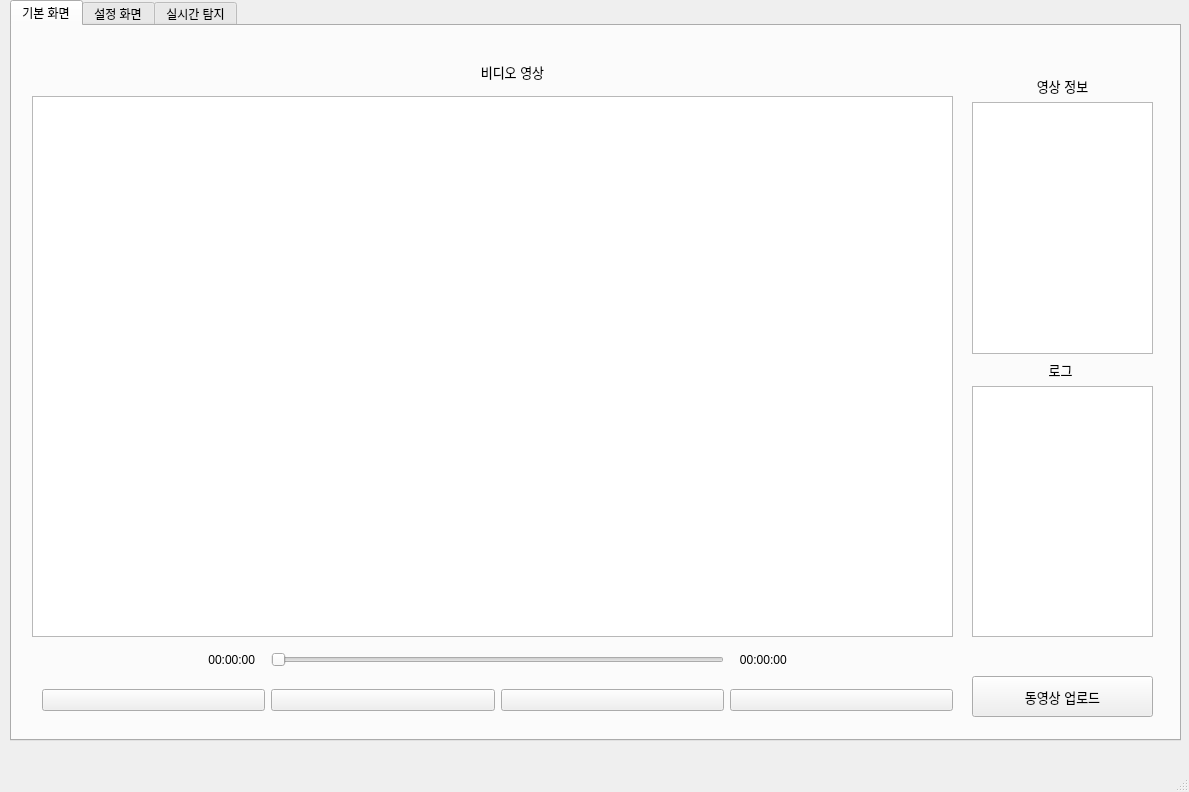
<?xml version="1.0" encoding="UTF-8"?>
<ui version="4.0">
 <class>MainWindow</class>
 <widget class="QMainWindow" name="MainWindow">
  <property name="geometry">
   <rect>
    <x>0</x>
    <y>0</y>
    <width>1189</width>
    <height>792</height>
   </rect>
  </property>
  <property name="windowTitle">
   <string>MainWindow</string>
  </property>
  <widget class="QWidget" name="centralwidget">
   <widget class="QTabWidget" name="on_air_detection">
    <property name="enabled">
     <bool>true</bool>
    </property>
    <property name="geometry">
     <rect>
      <x>10</x>
      <y>0</y>
      <width>1171</width>
      <height>741</height>
     </rect>
    </property>
    <property name="currentIndex">
     <number>0</number>
    </property>
    <property name="documentMode">
     <bool>false</bool>
    </property>
    <widget class="QWidget" name="tab">
     <attribute name="title">
      <string>기본 화면</string>
     </attribute>
     <widget class="QGraphicsView" name="graphicsView">
      <property name="geometry">
       <rect>
        <x>20</x>
        <y>70</y>
        <width>921</width>
        <height>541</height>
       </rect>
      </property>
     </widget>
     <widget class="QWidget" name="gridLayoutWidget">
      <property name="geometry">
       <rect>
        <x>30</x>
        <y>610</y>
        <width>911</width>
        <height>91</height>
       </rect>
      </property>
      <layout class="QGridLayout" name="gridLayout">
       <item row="1" column="3">
        <widget class="QPushButton" name="btn_stop_start">
         <property name="text">
          <string/>
         </property>
         <property name="icon">
          <iconset>
           <normaloff>pause.png</normaloff>pause.png</iconset>
         </property>
        </widget>
       </item>
       <item row="1" column="0">
        <widget class="QPushButton" name="btn_pause">
         <property name="text">
          <string/>
         </property>
         <property name="icon">
          <iconset>
           <normaloff>play.png</normaloff>play.png</iconset>
         </property>
         <property name="autoExclusive">
          <bool>false</bool>
         </property>
         <property name="autoRepeatDelay">
          <number>300</number>
         </property>
        </widget>
       </item>
       <item row="0" column="4">
        <widget class="QLabel" name="Total_length">
         <property name="text">
          <string>   00:00:00</string>
         </property>
        </widget>
       </item>
       <item row="0" column="2" colspan="2">
        <widget class="QSlider" name="Video_bar">
         <property name="orientation">
          <enum>Qt::Horizontal</enum>
         </property>
        </widget>
       </item>
       <item row="1" column="2">
        <widget class="QPushButton" name="btn_prev">
         <property name="text">
          <string/>
         </property>
         <property name="icon">
          <iconset>
           <normaloff>go_back.png</normaloff>go_back.png</iconset>
         </property>
        </widget>
       </item>
       <item row="0" column="0">
        <widget class="QLabel" name="Current">
         <property name="font">
          <font>
           <pointsize>9</pointsize>
          </font>
         </property>
         <property name="text">
          <string>00:00:00   </string>
         </property>
         <property name="alignment">
          <set>Qt::AlignRight|Qt::AlignTrailing|Qt::AlignVCenter</set>
         </property>
        </widget>
       </item>
       <item row="1" column="4">
        <widget class="QPushButton" name="btn_forward">
         <property name="text">
          <string/>
         </property>
         <property name="icon">
          <iconset>
           <normaloff>go_forward.png</normaloff>go_forward.png</iconset>
         </property>
        </widget>
       </item>
      </layout>
     </widget>
     <widget class="QWidget" name="verticalLayoutWidget">
      <property name="geometry">
       <rect>
        <x>960</x>
        <y>50</y>
        <width>181</width>
        <height>561</height>
       </rect>
      </property>
      <layout class="QVBoxLayout" name="verticalLayout">
       <item>
        <widget class="QLabel" name="Video_info">
         <property name="font">
          <font>
           <pointsize>10</pointsize>
          </font>
         </property>
         <property name="text">
          <string>영상 정보</string>
         </property>
         <property name="alignment">
          <set>Qt::AlignCenter</set>
         </property>
        </widget>
       </item>
       <item>
        <widget class="QTextBrowser" name="Video_info_text">
         <property name="enabled">
          <bool>true</bool>
         </property>
        </widget>
       </item>
       <item>
        <widget class="QLabel" name="Log">
         <property name="font">
          <font>
           <pointsize>10</pointsize>
          </font>
         </property>
         <property name="text">
          <string>로그 </string>
         </property>
         <property name="alignment">
          <set>Qt::AlignCenter</set>
         </property>
        </widget>
       </item>
       <item>
        <widget class="QListWidget" name="Log_text"/>
       </item>
      </layout>
     </widget>
     <widget class="QPushButton" name="Video_upload">
      <property name="geometry">
       <rect>
        <x>960</x>
        <y>650</y>
        <width>181</width>
        <height>41</height>
       </rect>
      </property>
      <property name="font">
       <font>
        <pointsize>10</pointsize>
       </font>
      </property>
      <property name="text">
       <string>동영상 업로드</string>
      </property>
     </widget>
     <widget class="QLabel" name="Log_5">
      <property name="geometry">
       <rect>
        <x>360</x>
        <y>10</y>
        <width>281</width>
        <height>71</height>
       </rect>
      </property>
      <property name="font">
       <font>
        <pointsize>10</pointsize>
       </font>
      </property>
      <property name="text">
       <string>비디오 영상</string>
      </property>
      <property name="alignment">
       <set>Qt::AlignCenter</set>
      </property>
     </widget>
    </widget>
    <widget class="QWidget" name="tab_2">
     <attribute name="title">
      <string>설정 화면</string>
     </attribute>
     <widget class="QGroupBox" name="groupBox">
      <property name="geometry">
       <rect>
        <x>270</x>
        <y>30</y>
        <width>591</width>
        <height>141</height>
       </rect>
      </property>
      <property name="font">
       <font>
        <pointsize>10</pointsize>
       </font>
      </property>
      <property name="title">
       <string>경고 알림음 (Alert sound)</string>
      </property>
      <property name="alignment">
       <set>Qt::AlignBottom|Qt::AlignLeading|Qt::AlignLeft</set>
      </property>
      <widget class="QWidget" name="gridLayoutWidget_2">
       <property name="geometry">
        <rect>
         <x>10</x>
         <y>40</y>
         <width>541</width>
         <height>80</height>
        </rect>
       </property>
       <layout class="QGridLayout" name="gridLayout_2">
        <item row="0" column="1">
         <widget class="QCheckBox" name="checkBox2">
          <property name="text">
           <string>Off</string>
          </property>
         </widget>
        </item>
        <item row="0" column="0">
         <widget class="QLabel" name="label_4">
          <property name="text">
           <string>뮤트(Mute)  </string>
          </property>
          <property name="alignment">
           <set>Qt::AlignRight|Qt::AlignTrailing|Qt::AlignVCenter</set>
          </property>
         </widget>
        </item>
       </layout>
      </widget>
     </widget>
     <widget class="QGroupBox" name="groupBox_3">
      <property name="geometry">
       <rect>
        <x>270</x>
        <y>190</y>
        <width>591</width>
        <height>161</height>
       </rect>
      </property>
      <property name="font">
       <font>
        <family>굴림</family>
        <pointsize>10</pointsize>
       </font>
      </property>
      <property name="title">
       <string>영상 (Video)</string>
      </property>
      <widget class="QWidget" name="gridLayoutWidget_4">
       <property name="geometry">
        <rect>
         <x>10</x>
         <y>40</y>
         <width>541</width>
         <height>91</height>
        </rect>
       </property>
       <layout class="QGridLayout" name="gridLayout_4">
        <item row="0" column="0">
         <widget class="QLabel" name="label_7">
          <property name="text">
           <string>위험상황 기준 전후 상황 기록  </string>
          </property>
          <property name="alignment">
           <set>Qt::AlignRight|Qt::AlignTrailing|Qt::AlignVCenter</set>
          </property>
         </widget>
        </item>
        <item row="0" column="1">
         <widget class="QComboBox" name="comboBox">
          <property name="currentText">
           <string>±3초</string>
          </property>
          <property name="currentIndex">
           <number>0</number>
          </property>
          <property name="placeholderText">
           <string>5</string>
          </property>
          <item>
           <property name="text">
            <string>±3초</string>
           </property>
          </item>
          <item>
           <property name="text">
            <string>±5초</string>
           </property>
          </item>
          <item>
           <property name="text">
            <string>±7초</string>
           </property>
          </item>
         </widget>
        </item>
        <item row="1" column="0">
         <widget class="QLabel" name="label_8">
          <property name="text">
           <string>건너뛰기 간격  </string>
          </property>
          <property name="alignment">
           <set>Qt::AlignRight|Qt::AlignTrailing|Qt::AlignVCenter</set>
          </property>
         </widget>
        </item>
        <item row="1" column="1">
         <widget class="QComboBox" name="comboBox_2">
          <property name="currentText">
           <string>5초</string>
          </property>
          <property name="currentIndex">
           <number>0</number>
          </property>
          <property name="placeholderText">
           <string>5</string>
          </property>
          <item>
           <property name="text">
            <string>5초</string>
           </property>
          </item>
          <item>
           <property name="text">
            <string>10초</string>
           </property>
          </item>
          <item>
           <property name="text">
            <string>15초</string>
           </property>
          </item>
         </widget>
        </item>
       </layout>
      </widget>
     </widget>
    </widget>
    <widget class="QWidget" name="tab_3">
     <attribute name="title">
      <string>실시간 탐지</string>
     </attribute>
     <widget class="QPushButton" name="btn_start_detection">
      <property name="geometry">
       <rect>
        <x>20</x>
        <y>550</y>
        <width>921</width>
        <height>81</height>
       </rect>
      </property>
      <property name="font">
       <font>
        <family>한컴 고딕</family>
        <pointsize>15</pointsize>
       </font>
      </property>
      <property name="text">
       <string>탐지 시작</string>
      </property>
     </widget>
     <widget class="QLabel" name="Log_2">
      <property name="geometry">
       <rect>
        <x>820</x>
        <y>50</y>
        <width>81</width>
        <height>51</height>
       </rect>
      </property>
      <property name="font">
       <font>
        <pointsize>10</pointsize>
       </font>
      </property>
      <property name="text">
       <string>로그 </string>
      </property>
      <property name="alignment">
       <set>Qt::AlignCenter</set>
      </property>
     </widget>
     <widget class="QListWidget" name="Log_text_2">
      <property name="geometry">
       <rect>
        <x>777</x>
        <y>100</y>
        <width>161</width>
        <height>431</height>
       </rect>
      </property>
     </widget>
     <widget class="QGraphicsView" name="on_air_camera">
      <property name="geometry">
       <rect>
        <x>20</x>
        <y>100</y>
        <width>741</width>
        <height>431</height>
       </rect>
      </property>
     </widget>
     <widget class="QLabel" name="Log_4">
      <property name="geometry">
       <rect>
        <x>270</x>
        <y>40</y>
        <width>281</width>
        <height>71</height>
       </rect>
      </property>
      <property name="font">
       <font>
        <pointsize>10</pointsize>
       </font>
      </property>
      <property name="text">
       <string>실시간 카메라</string>
      </property>
      <property name="alignment">
       <set>Qt::AlignCenter</set>
      </property>
     </widget>
     <widget class="QPushButton" name="rack_btn_1">
      <property name="geometry">
       <rect>
        <x>960</x>
        <y>130</y>
        <width>91</width>
        <height>61</height>
       </rect>
      </property>
      <property name="font">
       <font>
        <pointsize>10</pointsize>
       </font>
      </property>
      <property name="text">
       <string>랙 설정</string>
      </property>
     </widget>
     <widget class="QTextBrowser" name="rack_text_1">
      <property name="geometry">
       <rect>
        <x>960</x>
        <y>200</y>
        <width>190</width>
        <height>140</height>
       </rect>
      </property>
     </widget>
     <widget class="QTextBrowser" name="rack_text_2">
      <property name="geometry">
       <rect>
        <x>960</x>
        <y>490</y>
        <width>190</width>
        <height>140</height>
       </rect>
      </property>
     </widget>
     <widget class="QPushButton" name="rack_btn_2">
      <property name="geometry">
       <rect>
        <x>960</x>
        <y>420</y>
        <width>91</width>
        <height>61</height>
       </rect>
      </property>
      <property name="font">
       <font>
        <pointsize>10</pointsize>
       </font>
      </property>
      <property name="text">
       <string>랙 설정</string>
      </property>
     </widget>
     <widget class="QPushButton" name="rack_btn_3">
      <property name="geometry">
       <rect>
        <x>1060</x>
        <y>130</y>
        <width>91</width>
        <height>61</height>
       </rect>
      </property>
      <property name="font">
       <font>
        <pointsize>10</pointsize>
       </font>
      </property>
      <property name="text">
       <string>랙 표시</string>
      </property>
     </widget>
     <widget class="QPushButton" name="rack_btn_4">
      <property name="geometry">
       <rect>
        <x>1060</x>
        <y>420</y>
        <width>91</width>
        <height>61</height>
       </rect>
      </property>
      <property name="font">
       <font>
        <pointsize>10</pointsize>
       </font>
      </property>
      <property name="text">
       <string>랙 표시</string>
      </property>
     </widget>
     <widget class="QLabel" name="label">
      <property name="geometry">
       <rect>
        <x>1020</x>
        <y>90</y>
        <width>70</width>
        <height>40</height>
       </rect>
      </property>
      <property name="font">
       <font>
        <pointsize>10</pointsize>
       </font>
      </property>
      <property name="text">
       <string>랙 1</string>
      </property>
      <property name="alignment">
       <set>Qt::AlignCenter</set>
      </property>
     </widget>
     <widget class="QLabel" name="label_2">
      <property name="geometry">
       <rect>
        <x>1020</x>
        <y>380</y>
        <width>70</width>
        <height>40</height>
       </rect>
      </property>
      <property name="font">
       <font>
        <pointsize>10</pointsize>
       </font>
      </property>
      <property name="text">
       <string>랙 2</string>
      </property>
      <property name="alignment">
       <set>Qt::AlignCenter</set>
      </property>
     </widget>
    </widget>
   </widget>
  </widget>
  <widget class="QMenuBar" name="menubar">
   <property name="geometry">
    <rect>
     <x>0</x>
     <y>0</y>
     <width>1189</width>
     <height>22</height>
    </rect>
   </property>
  </widget>
  <widget class="QStatusBar" name="statusbar"/>
 </widget>
 <resources/>
 <connections/>
</ui>
